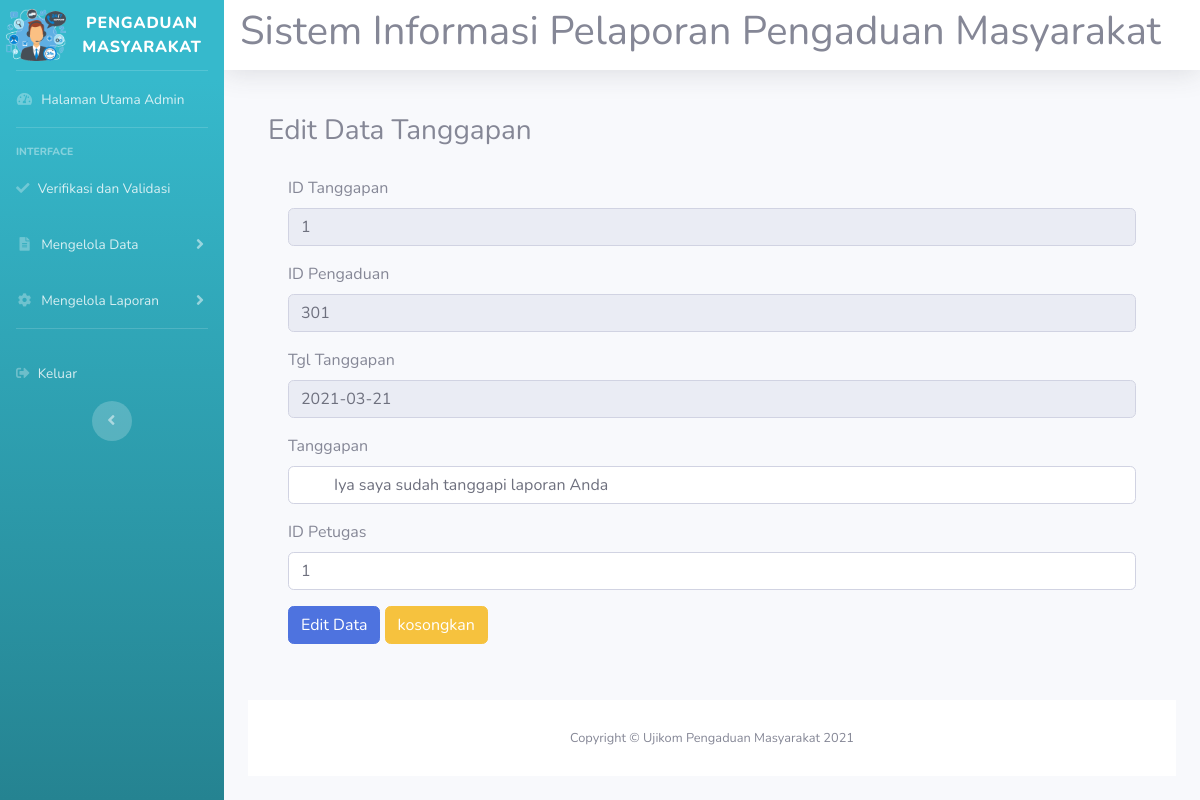
The app's page /aplikasi_pengaduanmasyarakat/admin/rifki_admin.php?url=rifki_edittanggapan&id=1 with its own data.
### tables this page shows
CREATE TABLE `rifki_tanggapan` (
  `rifki_id_tanggapan` int(11) NOT NULL,
  `rifki_id_pengaduan` int(11) NOT NULL,
  `rifki_tgl_tanggapan` date NOT NULL,
  `rifki_tanggapan` text NOT NULL,
  `rifki_id_petugas` int(11) NOT NULL
);

### aplikasi_pengaduanmasyarakat/admin/rifki_edittanggapan.php (the view, shortened to what this page needs)
<!DOCTYPE html>
<html lang="en">
<head>
  <link href="../vendor/fontawesome-free/css/all.min.css" rel="stylesheet" type="text/css">
  <link href="../css/sb-admin-2.min.css" rel="stylesheet">
</head>
<body id="page-top">
<div class="card-body">
  <div class="card_header">
    <h3>Edit Data Tanggapan</h3>
  </div>
  <div class="card-body">
    <?php
    include '../rifki_koneksi.php';
    $id=$_GET['id'];
    $sql = mysqli_query($koneksi, "SELECT * FROM rifki_tanggapan WHERE rifki_id_tanggapan='$id'");
    if($data=mysqli_fetch_array($sql)){
  ?>
    <form action="rifki_updatetanggapan.php" method="post" class="form-horizontal">
       <div class="form-group cols-sm-6">
        <label>ID Tanggapan</label><br>
        <input type="text" name="rifki_id_tanggapan" value="<?php echo $data['rifki_id_tanggapan'] ?>" class="form-control" readonly>
      </div>
      <div class="form-group cols-sm-6">
        <label>ID Pengaduan</label><br>
        <input type="text" name="rifki_id_pengaduan" value="<?php echo $data['rifki_id_pengaduan']; ?>" class="form-control" readonly>
      </div>
      <div class="form-group cols-sm-6">
        <label>Tgl Tanggapan</label><br>
        <input type="text" name="rifki_tgl_tanggapan" value="<?php echo $data['rifki_tgl_tanggapan']; ?>" class="form-control" readonly>
      </div>
      <div class="form-group cols-sm-6">
        <label>Tanggapan</label><br>
        <input type="text" name="rifki_tanggapan" value="<?php echo $data['rifki_tanggapan']; ?>" class="form-control">
      </div>
      <div class="form-group cols-sm-6">
        <label>ID Petugas</label><br>
        <input type="text" name="rifki_id_petugas" value="<?php echo $data['rifki_id_petugas']; ?>" class="form-control">
      </div>
      <div class="form-group cols-sm-6">
        <input type="submit" value="Edit Data" name="rifki_simpan" class="btn btn-primary">
        <input type="reset" value="kosongkan" class="btn btn-warning">
      </div>
    </form>
    <?php } ?>
</body>
</html>

### records on screen
rifki_tanggapan: rifki_id_tanggapan "1", rifki_id_pengaduan "301", rifki_tgl_tanggapan "2021-03-21", rifki_tanggapan "Iya saya sudah tanggapi laporan Anda", rifki_id_petugas "1"
